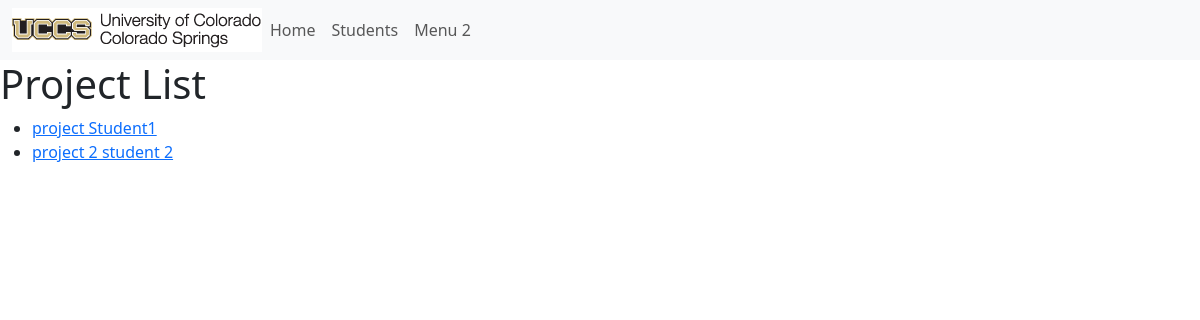
The page /projects/ on the database as committed earlier.
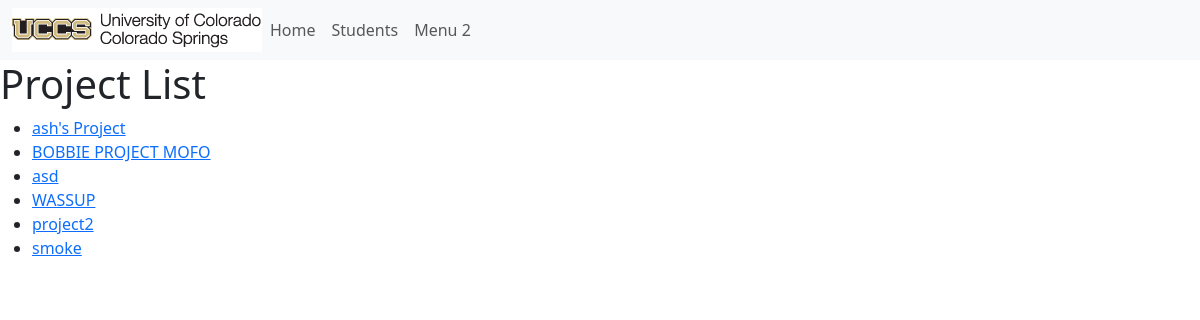
The same page on the database as committed later.
### portfolio_app/models.py (models this page shows, shortened)
class Project(models.Model):
    title = models.CharField(max_length=200)
    description = models.TextField(null=True, blank=True)
    portfolio = models.ForeignKey(Portfolio, on_delete=models.CASCADE, default = None)
    def get_absolute_url(self):
        return reverse('project-detail', args=[str(self.id)])

### portfolio_app/views.py (the view)
# urls.py: path('projects/', views.projectListView.as_view(), name= 'project'),
class projectListView(generic.ListView):
   model = Project

### portfolio_app/templates/portfolio_app/project_list.html
{% extends 'portfolio_app/base_template.html' %}
{% block content %}
<h1>Project List</h1>
{% if project_list %}
<ul>
    {% for project in project_list %}
    <li>
        <a href="{{ project.get_absolute_url }}">{{ project.title }}</a>
    </li>
    {% endfor %}
</ul>
{% else %}
<p>There are no projects registered.</p>
{% endif %}
{% endblock %}

### portfolio_app/templates/portfolio_app/base_template.html (shortened to what this page needs)
{% load static %}
<!DOCTYPE html>
<html lang="en">
<head>
    {% load bootstrap5 %}
    {% bootstrap_css %}
</head>
<body>
    <nav class="navbar navbar-expand-lg bg-body-tertiary">
        <div class="container-fluid">
            <img src="{% static 'images/uccs_logo.gif' %}">
            <div class="collapse navbar-collapse" id="navbarNav">
                <ul class="navbar-nav">
                    <li class="nav-item">
                        <a class="nav-link" href="{% url 'index' %}">Home</a>
                    </li>
                    <li class="nav-item">
                        <a class="nav-link" href="{% url 'students' %}">Students</a>
                    </li>
                    <li class="nav-item">
                        <a class="nav-link" href="#">Menu 2</a>
                    </li>
                </ul>
            </div>
        </div>
    </nav>
    {% block content %}
    {% endblock %}
</body>
</html>

Rows that differ between the two databases and show on the page:
removed Project: title "project Student1"
removed Project: title "project 2 student 2"
added Project: title "ash's Project"
added Project: title "BOBBIE PROJECT MOFO"
added Project: title "asd"
added Project: title "WASSUP"
added Project: title "project2"
added Project: title "smoke"
